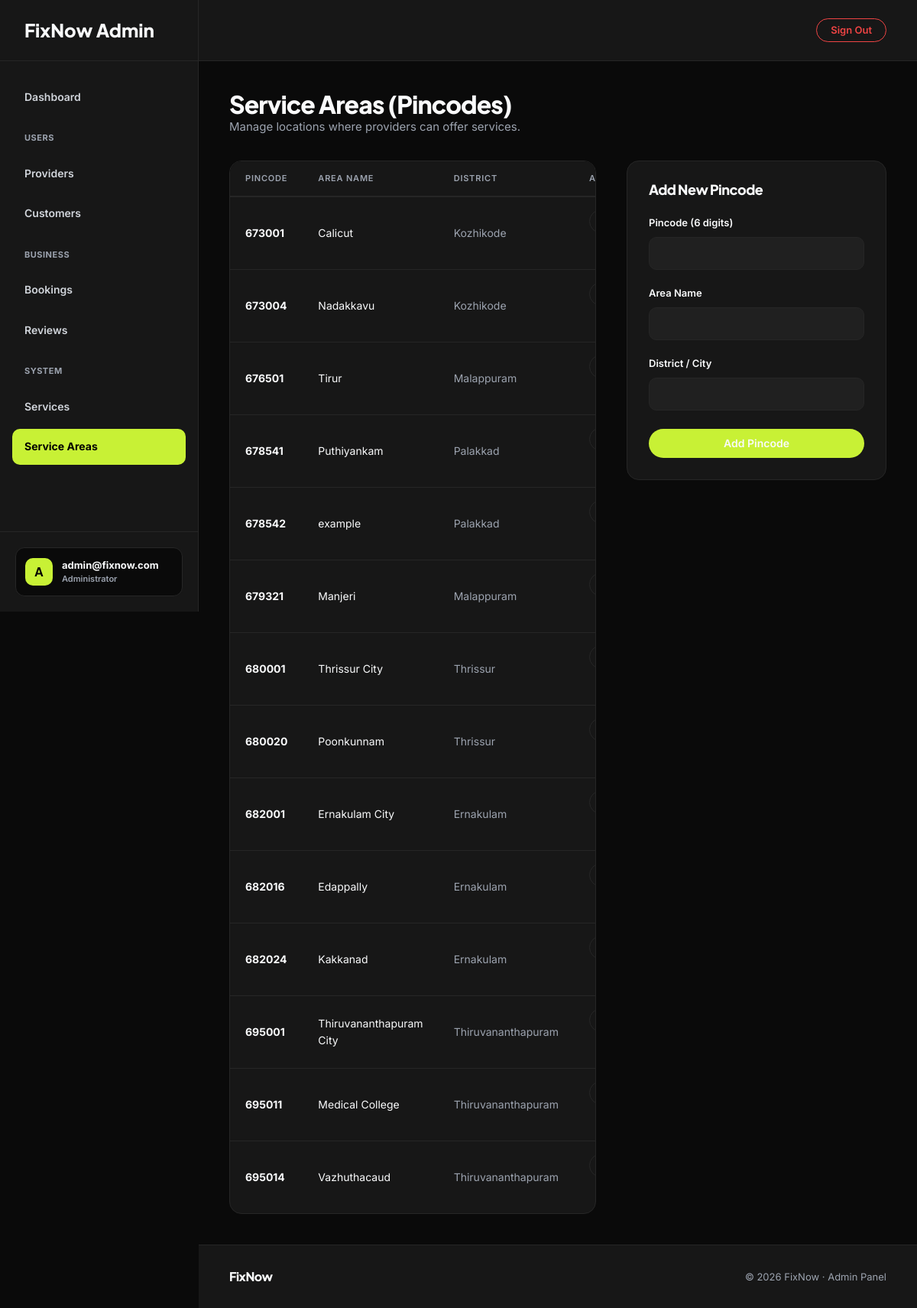
Page /dashboard/pincodes/ (signed in) on the committed database.
### fixnow_app/models.py (models this page shows, shortened)
class CustomUser(AbstractUser):
    USER_TYPE_CHOICES = (
        ('customer', 'Customer'),
        ('provider', 'Provider'),
    )
    username = None
    email = models.EmailField(unique=True)
    phone = models.CharField(max_length=20, blank=True, null=True)
    user_type = models.CharField(max_length=20, choices=USER_TYPE_CHOICES, blank=True, null=True)
    created_at = models.DateTimeField(auto_now_add=True)
    updated_at = models.DateTimeField(auto_now=True)
    USERNAME_FIELD = 'email'
    REQUIRED_FIELDS = []
    objects = CustomUserManager()

class ServicePincode(models.Model):
    pincode = models.CharField(max_length=10, unique=True)
    area_name = models.CharField(max_length=100)
    district = models.CharField(max_length=100)
    class Meta:
        ordering = ['pincode']

### fixnow_app/views/admin_views.py (the view, shortened to what this page needs)
# urls.py: path('dashboard/pincodes/', views.admin_pincode_list, name='admin_pincode_list'),
@login_required(login_url='admin_login')
def admin_pincode_list(request):
    if not request.user.is_staff:
        return redirect('admin_login')
    pincodes = ServicePincode.objects.all().order_by('pincode')
    return render(request, 'admin_pages/pincode_list.html', {
        'pincodes': pincodes,
    })

### templates/admin_pages/pincode_list.html (shortened to what this page needs)
{% extends "admin_pages/base.html" %}
{% block nav_pincodes %}active{% endblock %}
{% block content %}
<div class="fn-page-header">
    <div style="display: flex; justify-content: space-between; align-items: flex-end; flex-wrap: wrap; gap: 24px;">
        <div>
            <h1 class="fn-display fn-display-sm">Service Areas (Pincodes)</h1>
            <p class="fn-page-sub">Manage locations where providers can offer services.</p>
        </div>
    </div>
</div>
<div class="fn-two-col" style="align-items: flex-start; gap: 40px; grid-template-columns: 1fr 340px;">
    <div class="fn-table-wrap">
        <table class="fn-table">
            <thead>
                <tr>
                    <th>Pincode</th>
                    <th>Area Name</th>
                    <th>District</th>
                    <th>Action</th>
                </tr>
            </thead>
            <tbody>
                {% for pin in pincodes %}
                <tr>
                    <td><strong style="color: var(--fn-text-1);">{{ pin.pincode }}</strong></td>
                    <td style="color: var(--fn-text-1);">{{ pin.area_name }}</td>
                    <td style="color: var(--fn-text-3);">{{ pin.district }}</td>
                    <td>
                        <button type="button" class="fn-btn fn-btn-ghost fn-btn-sm" onclick="editPincode('{{ pin.id }}', '{{ pin.pincode|escapejs }}', '{{ pin.area_name|escapejs }}', '{{ pin.district|escapejs }}')">Edit</button>
                        <form method="POST" style="display:inline;" onsubmit="return confirm('Delete this pincode completely?');">
                            <button type="submit" class="fn-btn fn-btn-ghost fn-btn-sm" style="color: #ef4444; border-color: transparent;">Delete</button>
                        </form>
                    </td>
                </tr>
                {% empty %}
                <tr>
                    <td colspan="4" class="fn-empty" style="padding: 60px 20px;">
                        <div class="fn-empty-sub">No service areas added yet.</div>
                    </td>
                </tr>
                {% endfor %}
            </tbody>
        </table>
    </div>
    <div class="fn-card" id="pincodeFormCard" style="position: sticky; top: 120px;">
        <h3 class="fn-display" style="font-size: 18px; margin-bottom: 24px;" id="formTitle">Add New Pincode</h3>
        <form method="POST" id="pincodeForm">
            <div class="fn-field">
                <label class="fn-label">Pincode (6 digits)</label>
                <input type="text" name="pincode" id="pinCode" class="fn-input" required pattern="\d{6}" maxlength="6">
            </div>
            <div class="fn-field">
                <label class="fn-label">Area Name</label>
                <input type="text" name="area_name" id="pinArea" class="fn-input" required>
            </div>
            <div class="fn-field">
                <label class="fn-label">District / City</label>
                <input type="text" name="district" id="pinDistrict" class="fn-input" required>
            </div>
            <div style="display: flex; gap: 12px; margin-top: 24px;">
                <button type="submit" class="fn-btn fn-btn-primary" style="flex: 1;" id="formSubmitBtn">Add Pincode</button>
            </div>
        </form>
    </div>
</div>
{% endblock %}

### templates/admin_pages/base.html (shortened to what this page needs)
{% load static %}
<!DOCTYPE html>
<html lang="en">
<head>
    <link rel="stylesheet" href="{% static 'css/fixnow.css' %}">
    <link rel="stylesheet" href="https://cdnjs.cloudflare.com/ajax/libs/toastr.js/latest/toastr.min.css">
</head>
<body>
<aside class="fn-sidebar">
    <a href="{% url 'admin_dashboard' %}" class="fn-sidebar-logo">FixNow Admin</a>
    <nav class="fn-sidebar-nav">
        <a href="{% url 'admin_dashboard' %}" class="fn-sidebar-link {% block nav_dashboard %}{% endblock %}">Dashboard</a>
        <div style="font-size: 11px; font-weight: 700; color: var(--fn-text-3); text-transform: uppercase; margin: 16px 0 8px 16px; letter-spacing: 0.5px;">Users</div>
        <a href="{% url 'admin_provider_list' %}" class="fn-sidebar-link {% block nav_providers %}{% endblock %}">Providers</a>
        <a href="{% url 'admin_customer_list' %}" class="fn-sidebar-link {% block nav_customers %}{% endblock %}">Customers</a>
        <div style="font-size: 11px; font-weight: 700; color: var(--fn-text-3); text-transform: uppercase; margin: 16px 0 8px 16px; letter-spacing: 0.5px;">Business</div>
        <a href="{% url 'admin_booking_list' %}" class="fn-sidebar-link {% block nav_bookings %}{% endblock %}">Bookings</a>
        <a href="{% url 'admin_review_list' %}" class="fn-sidebar-link {% block nav_reviews %}{% endblock %}">Reviews</a>
        <div style="font-size: 11px; font-weight: 700; color: var(--fn-text-3); text-transform: uppercase; margin: 16px 0 8px 16px; letter-spacing: 0.5px;">System</div>
        <a href="{% url 'admin_category_list' %}" class="fn-sidebar-link {% block nav_categories %}{% endblock %}">Services</a>
        <a href="{% url 'admin_pincode_list' %}" class="fn-sidebar-link {% block nav_pincodes %}{% endblock %}">Service Areas</a>
    </nav>
    <div class="fn-sidebar-footer">
        <div class="fn-user-profile">
            <div class="fn-user-avatar">A</div>
            <div class="fn-user-info">
                <div class="fn-user-name">{{ request.user.email }}</div>
                <div class="fn-user-role">Administrator</div>
            </div>
        </div>
    </div>
</aside>
<div class="fn-main-wrapper">
    <header class="fn-top-header">
        <a href="{% url 'admin_logout' %}" class="fn-btn fn-btn-ghost fn-btn-sm" style="color: #ef4444; border-color: #ef4444;">Sign Out</a>
    </header>
    <div class="fn-content">
        {% block content %}{% endblock %}
    </div>
    <footer class="fn-footer" style="background: var(--fn-bg-card); border-top: 1px solid var(--fn-border);">
        <span class="fn-footer__logo">FixNow</span>
        <span class="fn-footer__copy">
            © 2026 FixNow · Admin Panel
        </span>
    </footer>
</div>
</body>
</html>

### static/css/fixnow.css (style rules this page uses)
:root { --fn-bg: #f5f4ef; --fn-bg-card: #ffffff; --fn-border: #e8e8e8; --fn-text-1: #0d0d0d; --fn-text-2: #4b4b4b; --fn-text-3: #9ca3af; --fn-accent: #c8f135; --fn-accent-dark: #a8cc1a; --fn-red: #ef4444; --fn-font-head: 'Plus Jakarta Sans', sans-serif; --fn-font-body: 'Inter', sans-serif; --fn-radius-card: 16px; --fn-radius-btn: 50px; --fn-shadow-card: 0 1px 3px rgba(0,0,0,0.06); --fn-shadow-action: 0 4px 16px rgba(0,0,0,0.10); --fn-max-width: 1100px; --fn-pad-section: 100px; --fn-pad-mobile: 40px; }
*, *::before, *::after { box-sizing: border-box; margin: 0; padding: 0; }
html { scroll-behavior: smooth; }
body { font-family: var(--fn-font-body); background: var(--fn-bg); color: var(--fn-text-1); font-size: 15px; line-height: 1.6; -webkit-font-smoothing: antialiased; }
a { color: inherit; text-decoration: none; }
button { cursor: pointer; font-family: inherit; }
p { margin-bottom: 1em; }
p:last-child { margin-bottom: 0; }
.fn-display { font-family: var(--fn-font-head); font-weight: 800; line-height: 1.05; letter-spacing: -0.03em; color: var(--fn-text-1); }
.fn-display-sm { font-size: clamp(22px, 3vw, 32px); }
.fn-btn { display: inline-flex; align-items: center; justify-content: center; gap: 8px; padding: 12px 28px; border-radius: var(--fn-radius-btn); font-family: var(--fn-font-body); font-size: 14px; font-weight: 600; border: none; cursor: pointer; text-decoration: none; transition: all 0.2s; white-space: nowrap; line-height: 1; }
.fn-btn-primary { background: var(--fn-accent); color: var(--fn-text-1); }
.fn-btn-ghost { background: transparent; color: var(--fn-text-2); border: 1.5px solid var(--fn-border); }
.fn-btn-sm { padding: 8px 18px; font-size: 13px; }
.fn-card { background: var(--fn-bg-card); border: 1px solid var(--fn-border); border-radius: var(--fn-radius-card); padding: 28px; }
.fn-two-col { display: grid; grid-template-columns: 1fr 1fr; gap: 80px; align-items: center; }
.fn-table-wrap { background: var(--fn-bg-card); border: 1px solid var(--fn-border); border-radius: var(--fn-radius-card); overflow: hidden; }
.fn-table { width: 100%; border-collapse: collapse; font-size: 14px; font-family: var(--fn-font-body); }
.fn-table thead tr { background: var(--fn-bg); border-bottom: 1px solid var(--fn-border); }
.fn-table th { padding: 14px 20px; text-align: left; font-size: 11px; font-weight: 600; text-transform: uppercase; letter-spacing: 0.8px; color: var(--fn-text-3); }
.fn-table td { padding: 16px 20px; color: var(--fn-text-2); border-bottom: 1px solid #f3f4f6; vertical-align: middle; }
.fn-table tbody tr:last-child td { border-bottom: none; }
.fn-field { margin-bottom: 20px; }
.fn-label { display: block; font-size: 13px; font-weight: 600; color: var(--fn-text-1); margin-bottom: 8px; font-family: var(--fn-font-body); }
.fn-input { width: 100%; padding: 12px 16px; border: 1.5px solid var(--fn-border); border-radius: 10px; font-family: var(--fn-font-body); font-size: 14px; color: var(--fn-text-1); background: var(--fn-bg-card); transition: border-color 0.2s, box-shadow 0.2s; box-sizing: border-box; }
.fn-input::placeholder { color: var(--fn-text-3); }
.fn-page-header { margin-bottom: 32px; }
.fn-page-sub { font-size: 15px; color: var(--fn-text-3); }
.fn-footer { border-top: 1px solid var(--fn-border); padding: 28px 40px; display: flex; justify-content: space-between; align-items: center; background: var(--fn-bg); margin-top: auto; }
.fn-footer__logo { font-family: var(--fn-font-head); font-size: 16px; font-weight: 800; letter-spacing: -0.03em; color: var(--fn-text-1); }
.fn-footer__copy { font-size: 13px; color: var(--fn-text-3); }

### rows in the picture
CustomUser: user.email "admin@fixnow.com"
ServicePincode: pincode "673001", area_name "Calicut", district "Kozhikode"
ServicePincode: pincode "673004", area_name "Nadakkavu", district "Kozhikode"
ServicePincode: pincode "676501", area_name "Tirur", district "Malappuram"
ServicePincode: pincode "678541", area_name "Puthiyankam", district "Palakkad"
ServicePincode: pincode "678542", area_name "example", district "Palakkad"
ServicePincode: pincode "679321", area_name "Manjeri", district "Malappuram"
ServicePincode: pincode "680001", area_name "Thrissur City", district "Thrissur"
ServicePincode: pincode "680020", area_name "Poonkunnam", district "Thrissur"
ServicePincode: pincode "682001", area_name "Ernakulam City", district "Ernakulam"
ServicePincode: pincode "682016", area_name "Edappally", district "Ernakulam"
ServicePincode: pincode "682024", area_name "Kakkanad", district "Ernakulam"
ServicePincode: pincode "695001", area_name "Thiruvananthapuram City", district "Thiruvananthapuram"
ServicePincode: pincode "695011", area_name "Medical College", district "Thiruvananthapuram"
ServicePincode: pincode "695014", area_name "Vazhuthacaud", district "Thiruvananthapuram"
